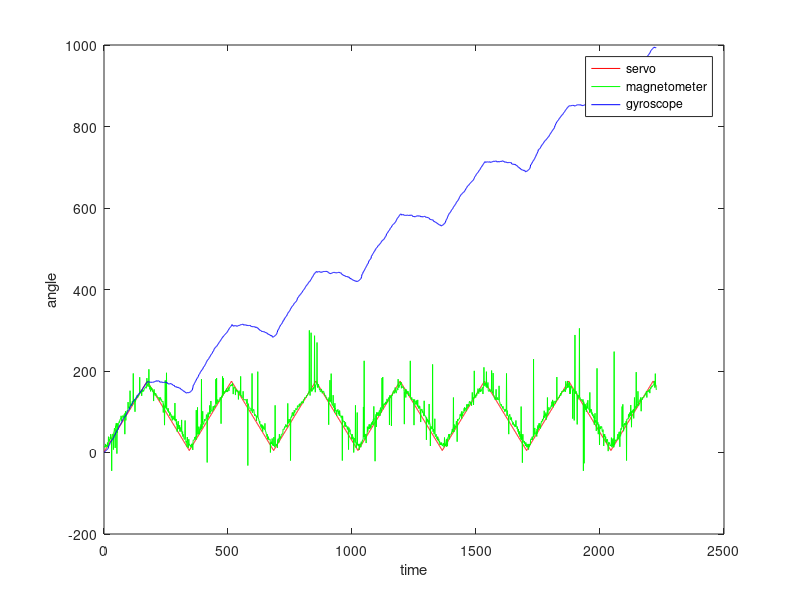
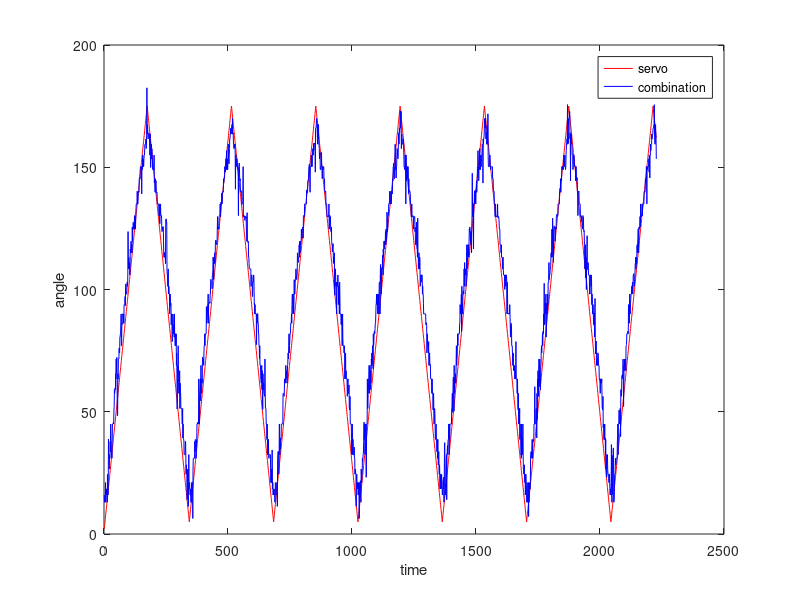
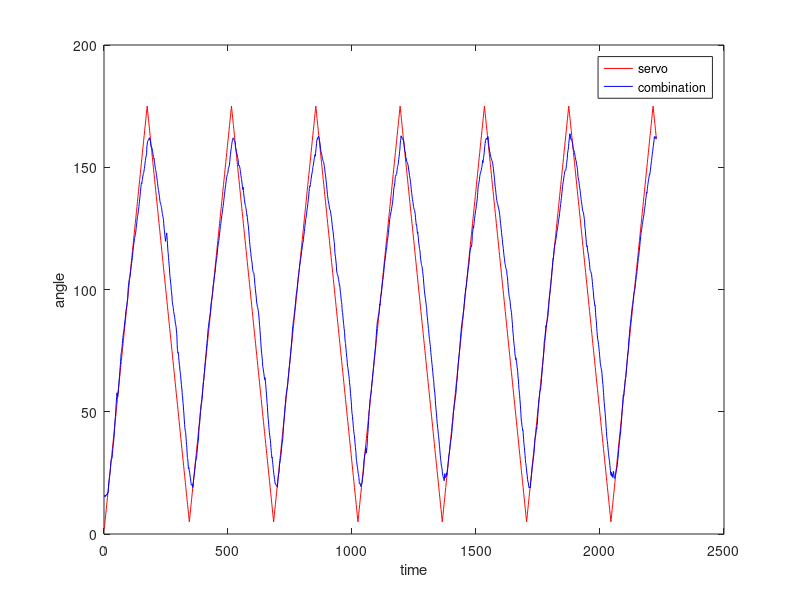
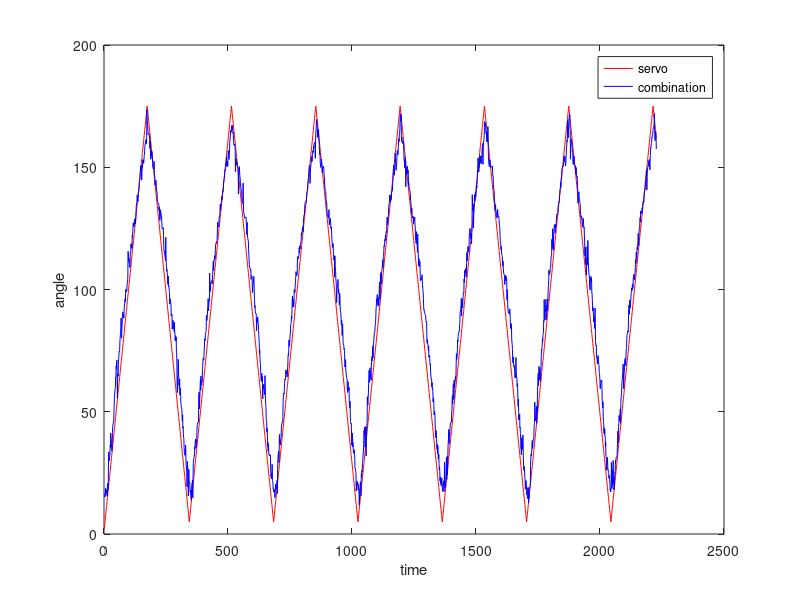

MATLAB code for these plots, in order: (Note: this script raises an error after producing the figures.)

clear all;
close all;
A = csvread('Capture.txt');
t = A(:,1);
servo   = A(:,2);
gyro = -A(:,3);
compass = -(A(:,4) - 135);
t = 1:length(servo);
dt = conv(A(:,1),[1,-1], 'valid');
figure(1), plot(t, servo, 'r-', t, compass, 'g-', t, cumsum(gyro/13), 'b-');
legend('servo', 'magnetometer', 'gyroscope');
ylabel('angle');
xlabel('time');

combo3 = compass;
var_compass = 0.9;
var_gyro=0.119,
compass_predicted = compass(1);
compass_updated = compass(1);
var_filter_updated=0;
for i=2:length(compass)
    
    compass_predicted = compass_updated + gyro(i) / 13;
    var_filter_predicted = var_filter_updated + var_gyro;
    
    if (abs(compass_predicted-compass(i))> 20)
        disturbed=true;
    else
        disturbed=false;
    end
    
    if (disturbed)
        kalman_gain=0;
    else
        kalman_gain=var_filter_predicted/(var_filter_predicted+var_compass);
    end
    
    compass_updated=compass_predicted+kalman_gain*(compass(i)-compass_predicted);
    var_filter_updated=var_filter_predicted+kalman_gain*(var_compass-var_filter_predicted);
    
    combo3(i)=compass_updated;
end
figure(4), plot(t, servo, 'r-', t, combo3, 'b-');
legend('servo', 'combination');
ylabel('angle');
xlabel('time');

combo = compass;
combo2 = compass;
previous = combo(1);
for i=2:length(compass)
    predicted = previous + gyro(i) / 13;
    diff = abs(predicted - compass(i));
    if (diff < 20)
        predicted = compass(i);
    end
    previous = predicted;
    combo(i)  = predicted;
    combo2(i) = 0.9 * combo2(i-1) + 0.1 * predicted; 
end
figure(2), plot(t, servo, 'r-', t, combo, 'b-');
legend('servo', 'combination');
ylabel('angle');
xlabel('time');
figure(3), plot(t, servo, 'r-', t, combo2, 'b-');
legend('servo', 'combination');
ylabel('angle');
xlabel('time');


sz = heading;
sz2 = heading;
for i=2:length(sz)-1
    %sz(i) = 0.1 * sz(i) + 0.9 * sz(i-1);
    sz2(i) = median([sz(i-1) sz(i) sz(i+1)]);
end

sz2 = heading;
for i=2:length(heading)
    tmp = heading(i-1) + gyro(i);
    if (abs(tmp - heading(i)) > 15)
        sz2(i) = tmp;
    end
end
figure(2), plot(t, servo, 'r-', t, sz2, 'g-');
legend('servo', 'average');
ylabel('angle');
xlabel('time');

 Q_angle  =  0.001; %0.001
 Q_gyro   =  0.003;  %0.003
 R_angle  =  0.03;  %0.03

 combo4 = compass;

 x_angle = compass(1);
 x_bias = 0;
 y = 0;
 P_00 = 0, P_01 = 0, P_10 = 0, P_11 = 0;
 dt = 1;
 z = 0; 
 S = 0;
 K_0 = 0;
 K_1 = 0;
 
 for i=2:length(heading)
     
     newAngle = compass(i);
     newRate = gyro(i) / 13;
     
     x_angle = x_angle + (newRate - x_bias);
     P_00 =  P_00 - (P_10 + P_01) + Q_angle;
     P_01 =  P_00 - P_11;
     P_10 =  P_00 - P_11;
     P_11 =  P_00 + Q_gyro;
     
     y = newAngle - x_angle;
     S = P_00 + R_angle;
     if (S < 0.0001)
         S = 1;
     end
     K_0 = P_00 / S;
     K_1 = P_10 / S;
     
     x_angle = x_angle + K_0 * y;
     x_bias  = x_bias +  K_1 * y;
     P_00 = P_00 - K_0 * P_00;
     P_01 = P_01 - K_0 * P_01;
     P_10 = P_10 - K_1 * P_00;
     P_11 = P_11 - K_1 * P_01;
     
     combo4(i) = x_angle;
 end
figure(5), plot(t, servo, 'r-', t, combo4, 'b-');
legend('servo', 'combination');
ylabel('angle');
xlabel('time');

